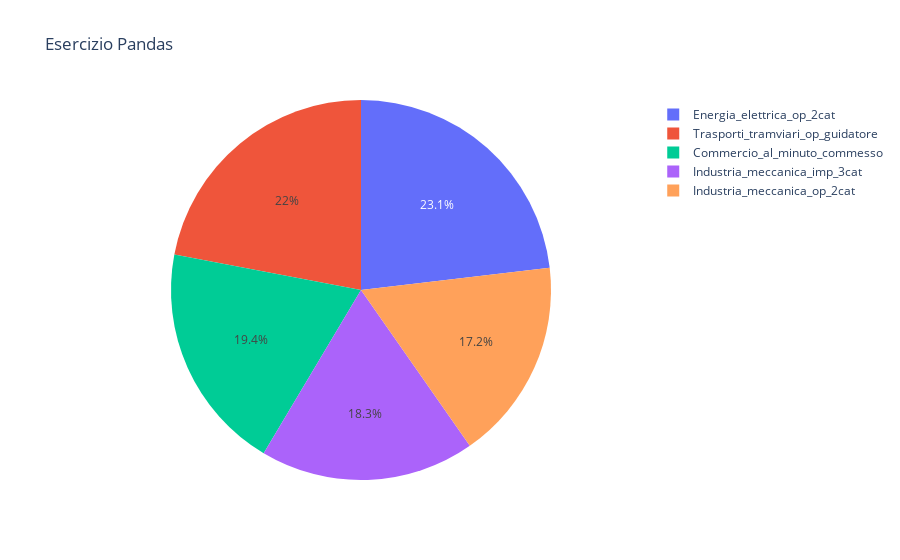

Notebook code for this chart:
### Markdown cell above
Creazione grafico a torta selezionando un anno specifico con plotly.express

### Code cell
df_2003 = df_ribaltato[df_ribaltato['Anni'] == 2003]  # Filtro per l'anno 2003

display(df_2003)

fig3= px.pie(df_2003, values="Valore", names="Settore", title='Esercizio Pandas')
fig3.show(render_mode='notebook')

### Figure 1 — Plotly figure (JSON) as saved in the notebook; plotly's stock layout.template omitted (floating-point values rounded to 4 significant figures)
{"data": [{"domain": {"x": [0, 1], "y": [0, 1]}, "hovertemplate": "Settore=%{label}<br>Valore=%{value}<extra></extra>", "labels": ["Commercio_al_minuto_commesso", "Trasporti_tramviari_op_guidatore", "Energia_elettrica_op_2cat", "Industria_meccanica_op_2cat", "Industria_meccanica_imp_3cat"], "legendgroup": "", "name": "", "showlegend": true, "type": "pie", "values": [17140.0, 19430.0, 20420.0, 15130.0, 16120.0]}], "layout": {"legend": {"tracegroupgap": 0}, "title": {"text": "Esercizio Pandas"}}}
